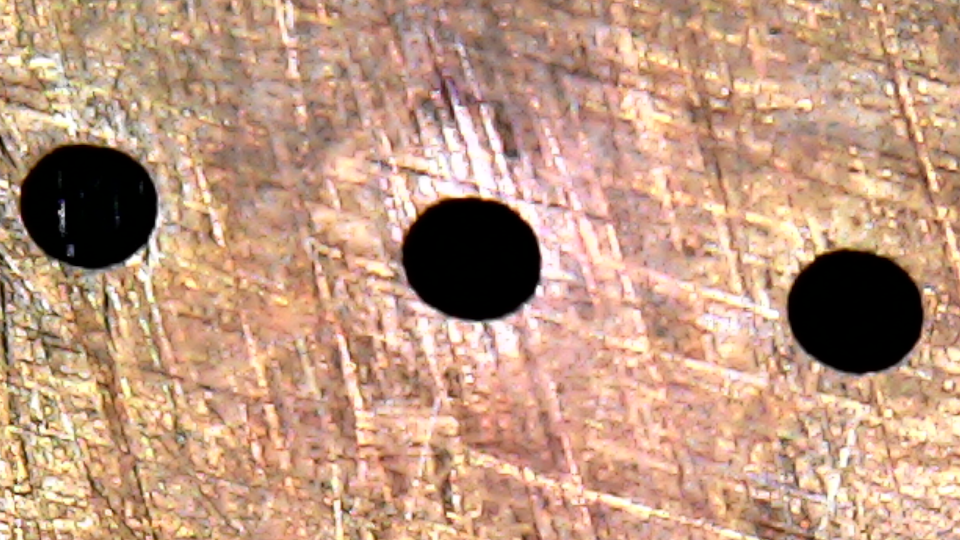
#> input picture assets/holes.png, 1920 x 1080 px (shown at 1/2 size)
$ python -i utils.py   (imports and definitions only)
#> lines starting #> are read from the running program, lines starting #| are printed output that depends on the picture
#> further down, picture is the input picture: shape (1080, 1920, 3); mean B, G, R 129.9, 153.4, 192
import socket

import cv2
import numpy as np
from numpy import interp


def point2int(p):
    return int(p[0]), int(p[1])


# [5 lines left out: function drawAxis, not called in this run]


def mask_it(frame, lower=(0, 0, 0), upper=(255, 255, 255)):
#> called with lower = (0, 0, 0), upper = (255, 255, 255)
    img = cv2.cvtColor(frame, cv2.COLOR_BGR2HSV)
#> img: shape (1080, 1920, 3); mean H, S, V 20.7, 87.3, 192
    lower_ts = np.array(lower)
    upper_ts = np.array(upper)
    mask = cv2.inRange(img, lower_ts, upper_ts)
#> mask: shape (1080, 1920); every value is 255
    res = cv2.bitwise_or(frame, img, mask=mask)
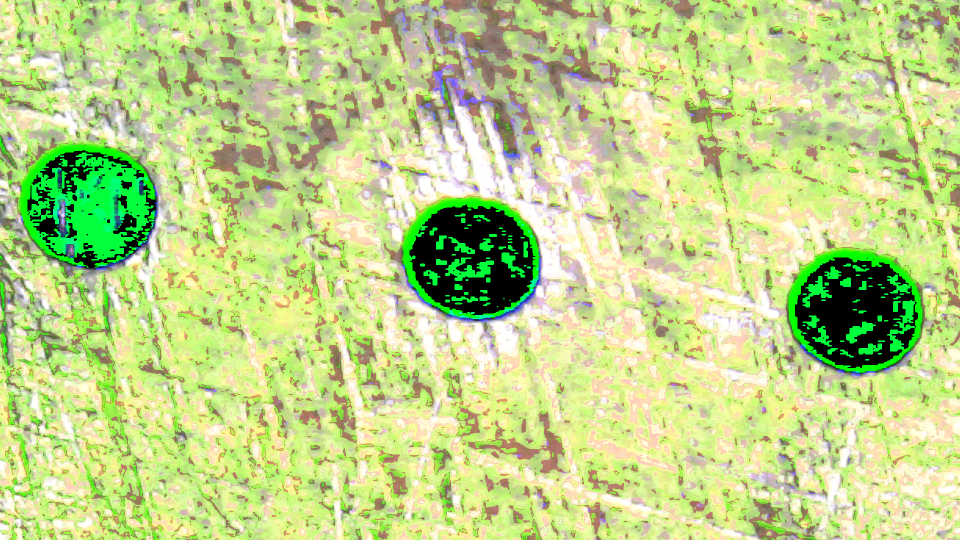
#> res: shape (1080, 1920, 3) (shown at 1/2 size); mean B, G, R 138.3, 212.1, 192.1
    # res = cv2.bitwise_xor(frame, img, mask=mask)
    return res


# [186 lines left out: functions mask_it_xor, rect_get_center, mk_trakbar, calibrate_aquire, create_calibration, load_calibration and 5 more, not called in this run]


def plot_point(out, point, color):
    cv2.circle(out, point, 3, color, 2)


# [47 lines left out: functions get_contour_extremes, apply_brightness_contrast, not called in this run]

>>> import cv2
>>> picture = cv2.imread('../assets/holes.png')
>>> result = mask_it(picture)
